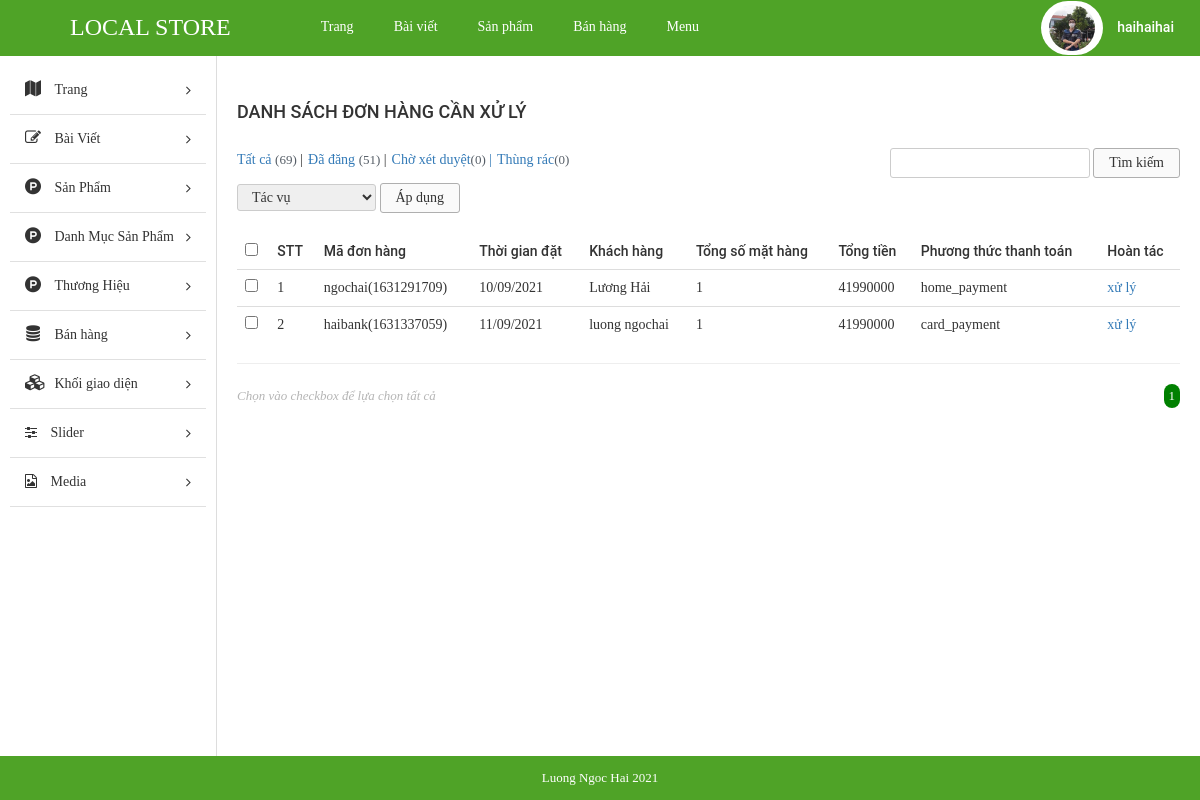
The page /admin/index.php?modules=orders&controllers=index&action=listNo (signed in) on the database its author committed.
### tables this page shows
CREATE TABLE `tbl_order` (
  `id` int(11) NOT NULL,
  `custom_id` int(11) NOT NULL,
  `total_price` float NOT NULL,
  `total_num_product` int(11) NOT NULL,
  `create_date` varchar(255) NOT NULL,
  `note` text NOT NULL,
  `payment_method` varchar(255) NOT NULL,
  `status` enum('Thành công','Chờ xác nhận','Hủy','') NOT NULL,
  `id_cart` int(11) NOT NULL,
  `time` varchar(255) NOT NULL,
  `code` varchar(255) NOT NULL,
  `date_confirm` varchar(255) NOT NULL
);

### admin/libraries/database.php (called while the page is built, shortened)
<?php
function db_query($query_string) {
    global $conn;
    $result = mysqli_query($conn, $query_string);
    return $result;
}
function db_fetch_row($query_string) {
    $mysqli_result = db_query($query_string);
    $result = mysqli_fetch_assoc($mysqli_result);
    return $result;
}
function db_fetch_array($query_string) {
    $result = array();
    $mysqli_result = db_query($query_string);
    while ($row = mysqli_fetch_assoc($mysqli_result)) {
        $result[] = $row;
    }
    return $result;
}

### admin/modules/orders/models/indexModel.php (called while the page is built, shortened)
<?php
function getAllOrderNo(){
	return db_fetch_array("SELECT * FROM `tbl_order` WHERE `status` ='Chờ xác nhận'");
}
function getNameCus($id){
	$data = db_fetch_row("SELECT * FROM `tbl_customer` WHERE `id` = '$id'");
	return $data['fullname'];
}
 ?>

### admin/modules/orders/controllers/indexController.php (called while the page is built, shortened)
<?php
function listNoAction() {
	$data_tmp = getAllOrderNo();
	foreach ($data_tmp as $key => $value) {
		$data_tmp[$key]['fullname'] = getNameCus($data_tmp[$key]['custom_id']);
	}
	if(!empty($_GET['page'])){
		$page = $_GET['page'];
	}else{
		$page =1;
	}
	$numProduct = count($data_tmp);
	$productOnPage = 5;
	$num = ceil($numProduct/$productOnPage);
	$start = ($page - 1) * $productOnPage;
	$res =[];
	for ($i=$start; $i < $start+$productOnPage; $i++) {
		if(isset($data_tmp[$i]))
        $res[] = $data_tmp[$i];
	};
	$data = [$res, $num, $page];
	load_view('listNo',$data);
}
?>

### admin/core/router.php (called while the page is built, shortened)
<?php
$action_name = get_action().'Action';
call_function(array('construct', $action_name));

### admin/core/appload.php (called while the page is built, shortened)
<?php
require CONFIGPATH . DIRECTORY_SEPARATOR . 'database.php';
require LIBPATH . DIRECTORY_SEPARATOR . 'database.php';
require COREPATH . DIRECTORY_SEPARATOR . 'base.php';
require COREPATH . DIRECTORY_SEPARATOR . 'router.php';

### admin/index.php (called while the page is built, shortened)
<?php
require COREPATH.DIRECTORY_SEPARATOR.'appload.php';

### admin/modules/orders/views/listNoView.php (the view, shortened to what this page needs)
<div id="main-content-wp" class="list-product-page">
    <div class="wrap clearfix">
        <div id="content" class="fl-right">
            <div class="section" id="title-page">
                <div class="clearfix">
                    <h3 id="index" class="fl-left">Danh sách đơn hàng cần xử lý</h3>
                </div>
            </div>
            <div class="section" id="detail-page">
                <div class="section-detail">
                    <div class="filter-wp clearfix">
                        <ul class="post-status fl-left">
                            <li class="all"><a href="">Tất cả <span class="count">(69)</span></a> |</li>
                            <li class="publish"><a href="">Đã đăng <span class="count">(51)</span></a> |</li>
                            <li class="pending"><a href="">Chờ xét duyệt<span class="count">(0)</span> |</a></li>
                            <li class="pending"><a href="">Thùng rác<span class="count">(0)</span></a></li>
                        </ul>
                        <form method="GET" class="form-s fl-right">
                            <input type="text" name="s" id="s">
                            <input type="submit" name="sm_s" value="Tìm kiếm">
                        </form>
                    </div>
                    <div class="actions">
                        <form method="GET" action="" class="form-actions">
                            <select name="actions">
                                <option value="0">Tác vụ</option>
                            </select>
                            <input type="submit" name="sm_action" value="Áp dụng">
                        </form>
                    </div>
                    <div class="table-responsive">
                        <table class="table list-table-wp">
                            <thead>
                                <tr>
                                    <td><input type="checkbox" name="checkAll" id="checkAll"></td>
                                    <td><span class="thead-text">STT</span></td>
                                    <td><span class="thead-text">Mã đơn hàng</span></td>
                                    <td><span class="thead-text">Thời gian đặt</span></td>
                                    <td><span class="thead-text">Khách hàng</span></td>
                                    <td><span class="thead-text">Tổng số mặt hàng</span></td>
                                    <td><span class="thead-text">Tổng tiền</span></td>
                                    <td><span class="thead-text">Phương thức thanh toán</span></td>
                                    <td><span class="thead-text">Hoàn tác</span></td>
                                </tr>
                            </thead>
                            <tbody>
                                <?php if(!empty($data['0'])) foreach ($data['0'] as $key => $value) {?>
                                <tr>
                                    <td><input type="checkbox" name="checkItem" class="checkItem"></td>
                                    <td><span class="tbody-text"><?php echo ($key +1); ?></span></td>
                                    <td><span class="tbody-text"><?php  echo $value['code']; ?></span></td>
                                    <td><span class="tbody-text"><?php  echo $value['create_date']; ?></span></td>
                                    <td><span class="tbody-text"><?php  echo $value['fullname']; ?></span></td>
                                    <td><span class="tbody-text"><?php  echo $value['total_num_product']; ?></span></td>
                                    <td><span class="tbody-text"><?php  echo $value['total_price']; ?></h3></span>
                                    <td><span class="tbody-text"><?php  echo $value['payment_method']; ?></span></td>
                                    <td><span class="tbody-text"><a href="?modules=orders&controllers=index&action=detail&id_order=<?php echo $value['id']; ?>">xử lý</a></span></td>
                                </tr>
                                <?php }; ?>
                            </tbody>
                        </table>
                        <hr>
                    </div>
                </div>
            </div>
            <div class="section" id="paging-wp">
                <div class="section-detail clearfix">
                    <p id="desc" class="fl-left">Chọn vào checkbox để lựa chọn tất cả</p>
                    <ul id="list-paging" class="fl-right">
                        <?php for ($i=1; $i <= $data['1'] ; $i++) { ?>
                        <li>
                            <a <?php if($i == $data['2']) echo 'style="background-color: green;color:white; border-radius:300px;"';  ?>  href="?modules=products&controllers=index&action=list&page=<?php echo $i; ?>" title=""><?php echo $i; ?></a>
                        </li>
                        <?php }; ?>
                    </ul>
                </div>
            </div>
        </div>
    </div>
</div>

### admin/core/base.php (shortened to what this page needs)
<?php
function get_module() {
    global $config;
    $module = isset($_GET['modules']) ? $_GET['modules'] : $config['default_module'];
    return $module;
}
function call_function($list_function = array()) {
    if (is_array($list_function)) {
        foreach ($list_function as $f) {
            if (function_exists($f())) {
                $f();
            }
        }
    }
}
function load_view($name, $data_send = array()) {
    $data = $data_send;
    $path = MODULESPATH . DIRECTORY_SEPARATOR . get_module() . DIRECTORY_SEPARATOR . 'views' . DIRECTORY_SEPARATOR . $name . 'View.php';
    if (file_exists($path)) {
        require $path;
    } else {
        echo "Không tìm thấy {$path}";
    }
}
function get_header($name = '') {
    global $data;
    if (empty($name)) {
        $name = 'header';
    } else {
        $name = "header-{$name}";
    }
    $path = LAYOUTPATH . DIRECTORY_SEPARATOR . $name . '.php';
    if (file_exists($path)) {
        if (is_array($data)) {
            foreach ($data as $key => $a) {
                $$key = $a;
            }
        }
        require $path;
    } else {
        echo "Không tìm thấy {$path}";
    }
}
function get_footer($name = '') {
    global $data;
    if (empty($name)) {
        $name = 'footer';
    } else {
        $name = "footer-{$name}";
    }
    $path = LAYOUTPATH . DIRECTORY_SEPARATOR . $name . '.php';
    if (file_exists($path)) {
        if (is_array($data)) {
            foreach ($data as $key => $a) {
                $$key = $a;
            }
        }
        require $path;
    } else {
        echo "Không tìm thấy {$path}";
    }
}
function get_sidebar($name = '') {
    global $data;
    if (empty($name)) {
        $name = 'sidebar';
    } else {
        $name = "sidebar-{$name}";
    }
    $path = LAYOUTPATH . DIRECTORY_SEPARATOR . $name . '.php';
    if (file_exists($path)) {
        if (is_array($data)) {
            foreach ($data as $key => $a) {
                $$key = $a;
            }
        }
        require $path;
    } else {
        echo "Không tìm thấy {$path}";
    }
}
?>

### admin/public/css/import/global.css (style rules this page uses)
body { font-family: "Roboto Regular"; font-size: 14px; line-height: 24px; color: #333; }
.fl-left { float: left; }
.fl-right { float: right; }

### admin/public/css/import/list_post.css (style rules this page uses)
#content { width: 82%; border-left: 1px solid #ddd; padding: 20px; }
#index { font-family: 'Roboto Medium'; font-weight: normal; text-transform: uppercase; font-size: 18px; padding: 24px 0px; }
.list-table-wp thead tr td { font-family: 'Roboto Medium'; font-weight: normal; }
#paging-wp #desc { font-size: 13px; color: #b5b5b5; font-style: italic; }
#list-paging li { float: left; }
#list-paging li a { display: inline-block; color: #555; font-size: 13px; padding: 0px 5px; }
.filter-wp { margin-bottom: 5px; }
.actions { margin-bottom: 20px; }
.post-status li { float: left; font-size: 14px; margin-right: 5px; }
.post-status li .count { color: #555d66; font-size: 13px; display: inline-block; }
.form-s input[type="text"], .form-actions select { border-radius: 3px; border: 1px solid #ccc; padding: 2px 10px; }
.form-s input[type="submit"], .form-actions input[type="submit"] { border-radius: 3px; border: 1px solid #afafaf; padding: 2px 15px; background: #fafafa; }
.form-actions select { padding: 4px 10px; }

### admin/public/css/import/menu.css (style rules this page uses)
.actions select { border-radius: 3px; border: 1px solid #ccc; padding: 4px 10px; }

### admin/public/css/import/detail_order.css (style rules this page uses)
.table { margin-bottom: 0!important; }

### rows shown on the page
tbl_order: code "ngochai(1631291709)", create_date "10/09/2021", fullname "Lương Hải", total_num_product "1", total_price "41990000", payment_method "home_payment"
tbl_order: code "haibank(1631337059)", create_date "11/09/2021", fullname "luong ngochai", total_num_product "1", total_price "41990000", payment_method "card_payment"
